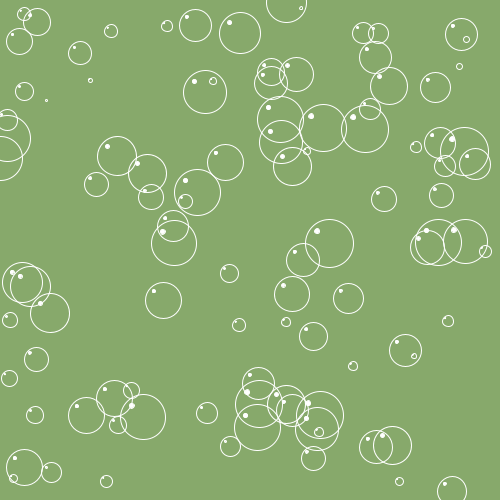
Frame 1 (no input)
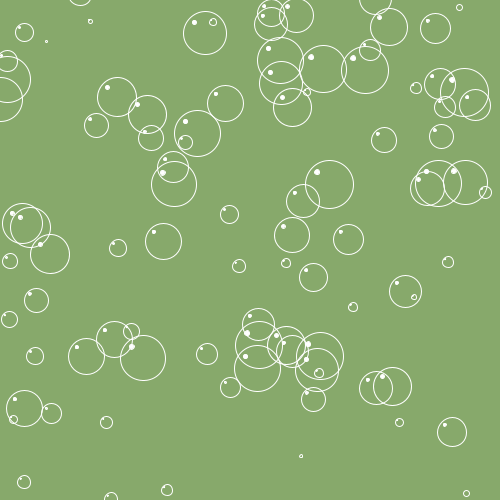
Frame 60 (the mouse pressed at the canvas centre just before this capture)
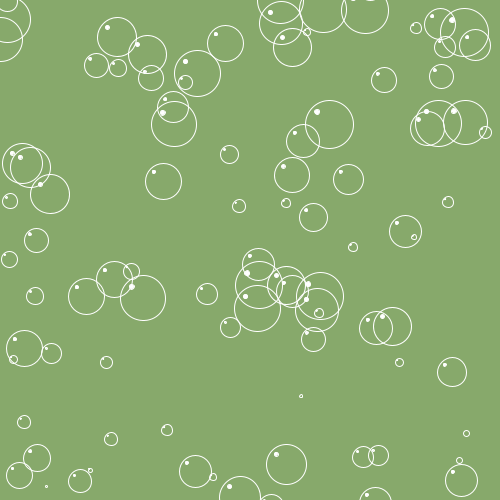
Frame 120 (the mouse held since frame 60 and released just before this capture)

The Processing sketch that drew these frames (run headless with seeded random() and noise(); from frame 60 on, the mouse is pressed at the canvas centre):

// Processing sketch: Bubble_sort
// ── Bubble_sort.pde


Bubble[] b = new Bubble[100];
void setup()
{
  size(500,500);
 for(int i = 0; i < b.length; i ++)
 {
   b[i] = new Bubble((int) random(0, width), (int)random(0, height), (int)random(2,50),i);
 } 
 
}


void mouseReleased() 
{
  b[1] = new Bubble(mouseX,mouseY,(int)random(2,50),1);
}
void draw()
{
 background(135, 169, 107);
  for(int i = 0; i < b.length; i ++)
 {
   Bubble x = b[i];
   x.Update();
   x.Render();
 }
  
  
  
}

// ── Bubble.pde


class Bubble 
{
  int index;
  PVector pos;
  int size;
  int posoffset;
  int posx;
  Bubble(int x, int y, int size, int index)
  {
    pos = new PVector(x,y);
    this.index = index;
    this.size = size;
  }
  
  
  
  
  void Update()
  {
    posoffset ++;
    pos.y --;
    if (index == 1)
    {
     pos.y -= 2; 
    }
    
    if (pos.y < (0 - size))
    {
      pos.y = height + size;
    
    }
    
  }
  
  
  void Render()
  {
    noFill();
    stroke(255);
    ellipse(pos.x,pos.y, size, size);
    fill(255);
    ellipse(pos.x - size * 0.25,pos.y - size * 0.25, size*0.1, size*.1);
       
  }
  
}
